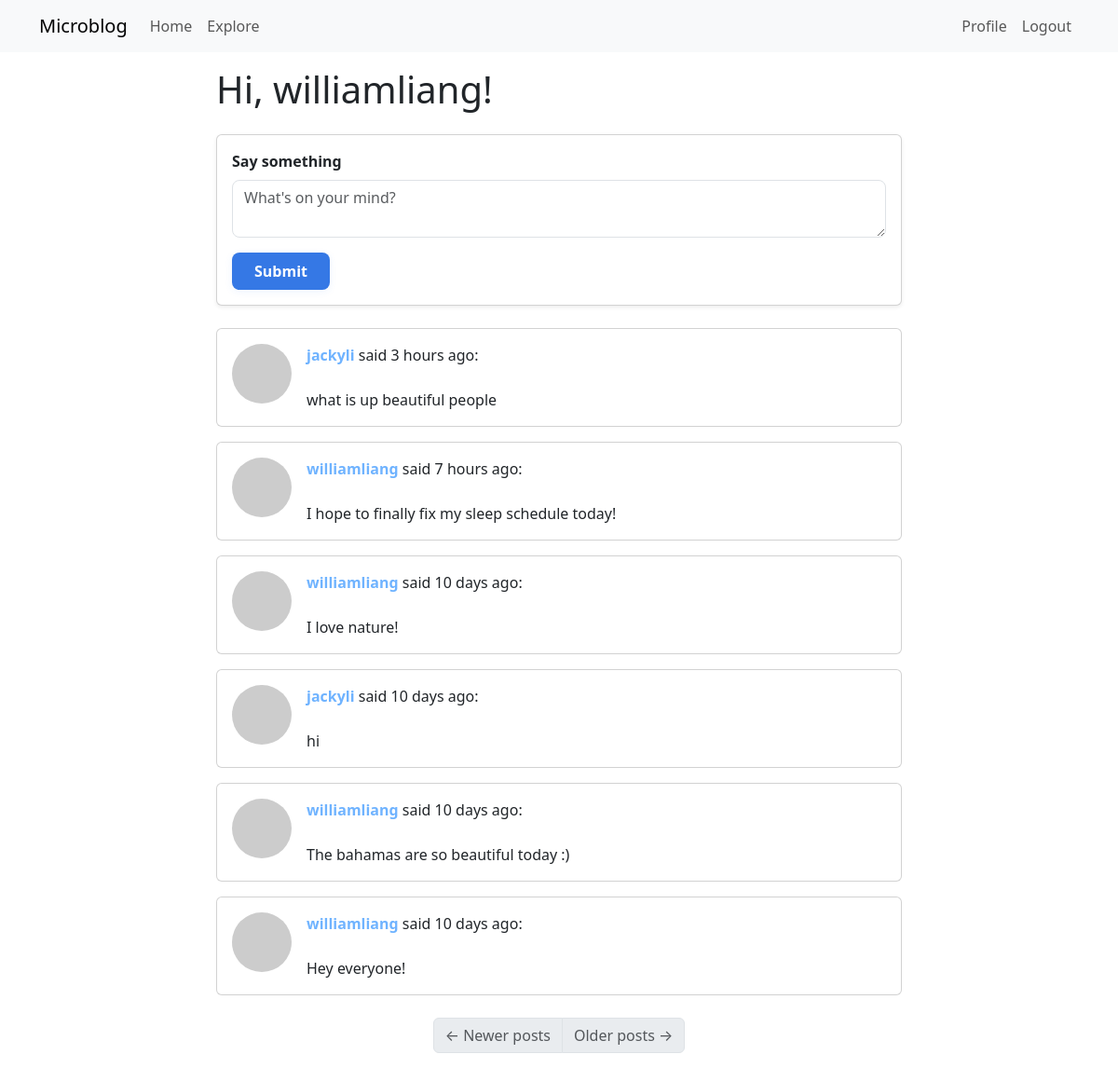
The app's page /index (signed in) with its own data.
### app/models.py (models this page shows, shortened)
class User(UserMixin, db.Model):
    id: so.Mapped[int] = so.mapped_column(primary_key=True)
    username: so.Mapped[str] = so.mapped_column(sa.String(64), index=True, unique=True)
    email: so.Mapped[str] = so.mapped_column(sa.String(120), index=True, unique=True)
    password_hash: so.Mapped[Optional[str]] = so.mapped_column(sa.String(256))
    about_me: so.Mapped[Optional[str]] = so.mapped_column(sa.String(140))
    last_seen: so.Mapped[Optional[datetime]] = so.mapped_column(default=lambda: datetime.now(timezone.utc))
    posts: so.WriteOnlyMapped['Post'] = so.relationship(
        back_populates='author', passive_deletes=True)
    following: so.WriteOnlyMapped['User'] = so.relationship(
        secondary=followers, primaryjoin=(followers.c.follower_id == id),
        secondaryjoin=(followers.c.followed_id == id),
        back_populates='followers'
    )
    followers: so.WriteOnlyMapped['User'] = so.relationship(
        secondary=followers, primaryjoin=(followers.c.followed_id == id),
        secondaryjoin=(followers.c.follower_id == id),
        back_populates='following')
    def avatar(self, size):
        digest = hashlib.md5(self.email.lower().encode('utf-8')).hexdigest()
        return f'https://www.gravatar.com/avatar/{digest}?d=identicon&s={size}'
    def following_posts(self):
        Author = so.aliased(User)
        Follower = so.aliased(User)
        return (
            sa.select(Post)
            .join(Post.author.of_type(Author))
            .join(Author.followers.of_type(Follower), isouter=True)
            .where(sa.or_(Follower.id == self.id, Author.id == self.id))
            .group_by(Post)
            .order_by(Post.timestamp.desc())
        )

class Post(db.Model):
    id: so.Mapped[int] = so.mapped_column(primary_key=True)
    body: so.Mapped[str] = so.mapped_column(sa.String(140))
    timestamp: so.Mapped[datetime] = so.mapped_column(index=True, default=lambda: datetime.now(timezone.utc))
    user_id: so.Mapped[int] = so.mapped_column(sa.ForeignKey(User.id), index=True)
    language: so.Mapped[Optional[str]] = so.mapped_column(sa.String(5))
    author: so.Mapped[User] = so.relationship(back_populates='posts')

### app/routes.py (the view, shortened to what this page needs)
@app.route('/', methods=['GET', 'POST'])
@app.route('/index', methods=['GET', 'POST'])
@login_required
def index():
    form = PostForm()
    page = request.args.get('page', 1, type=int)
    posts = db.paginate(current_user.following_posts(), page=page, per_page=app.config['POSTS_PER_PAGE'], error_out=False) # paginated to limit the amount of posts loaded per page
    next_url = url_for('index', page=posts.next_num) \
        if posts.has_next else None
    prev_url = url_for('index', page=posts.prev_num) \
        if posts.has_prev else None
    return render_template('index.html', title='Home', form=form, posts=posts.items, next_url=next_url, prev_url=prev_url)

### app/forms.py
class PostForm(FlaskForm):
    post = TextAreaField('Say something', validators=[DataRequired(), Length(min=1, max=140)])
    submit = SubmitField('Submit')

### app/models.py (called while the page is built)
@login.user_loader
def load_user(id):
    return db.session.get(User, int(id))

### app/routes.py (called while the page is built)
@app.before_request
def before_request():
    if current_user.is_authenticated:
        current_user.last_seen = datetime.now(timezone.utc)
        db.session.commit()

### app/templates/index.html (shortened to what this page needs)
{% extends "base.html" %}
{% block content %}
  <div class="row justify-content-center">
    <div class="col-md-8">
      <h1 class="mb-4">Hi, {{ current_user.username }}!</h1>
      {% if form %}
      <div class="card shadow-sm mb-4">
        <div class="card-body">
          <form action="" method="post">
            <div class="mb-3">
              {{ form.post.label(class="form-label fw-bold") }}
              {{ form.post(class="form-control", style="border-radius:8px;", rows=2, placeholder="What's on your mind?") }}
            </div>
            <button type="submit" class="btn-custom-submit">{{ form.submit.label.text }}</button>
          </form>
        </div>
      </div>
      {% endif %}
      <div class="mb-4">
        {% for post in posts %}
          {% include '_post.html' %}
        {% endfor %}
      </div>
      <nav aria-label="Post navigation">
        <ul class="pagination justify-content-center mt-4">
          <li class="page-item{% if not prev_url %} disabled{% endif %}">
            <a class="page-link" href="{{ prev_url if prev_url else '#' }}" tabindex="-1">
              <span aria-hidden="true">&larr;</span> Newer posts
            </a>
          </li>
          <li class="page-item{% if not next_url %} disabled{% endif %}">
            <a class="page-link" href="{{ next_url if next_url else '#' }}">
              Older posts <span aria-hidden="true">&rarr;</span>
            </a>
          </li>
        </ul>
      </nav>
    </div>
  </div>
{% endblock %}

### app/templates/_post.html (shortened to what this page needs)
<div class="card mb-3">
  <div class="card-body d-flex">
    <a href="{{ url_for('user', username=post.author.username) }}">
      <img src="{{ post.author.avatar(64) }}" class="rounded-circle me-3" width="64" height="64" />
    </a>
    <div>
      <div>
        <a href="{{ url_for('user', username=post.author.username) }}" class="fw-bold user-link">
          {{ post.author.username }}
        </a>
        said {{ moment(post.timestamp).fromNow() }}:
      </div>
      <br>
      <span id ="post{{ post.id }}">{{ post.body }}</span>
    </div>
  </div>
</div>

### app/templates/_post.html (style rules this page uses)
.user-link { color: #6fb3ff; text-decoration: none; transition: color 0.2s; }
.btn-custom-submit { background: #3578e5; color: #fff; border: none; border-radius: 8px; padding: 0.5rem 1.5rem; font-weight: 600; transition: background 0.2s, color 0.2s, box-shadow 0.2s; box-shadow: 0 2px 8px rgba(53,120,229,0.08); }

### records on screen
User: username "williamliang"
Post: author.username "jackyli", timestamp "3 hours ago", body "what is up beautiful people"
Post: author.username "williamliang", timestamp "7 hours ago", body "I hope to finally fix my sleep schedule today!"
Post: author.username "williamliang", timestamp "10 days ago", body "I love nature!"
Post: author.username "jackyli", timestamp "10 days ago", body "hi"
Post: author.username "williamliang", timestamp "10 days ago", body "The bahamas are so beautiful today :)"
Post: author.username "williamliang", timestamp "10 days ago", body "Hey everyone!"
